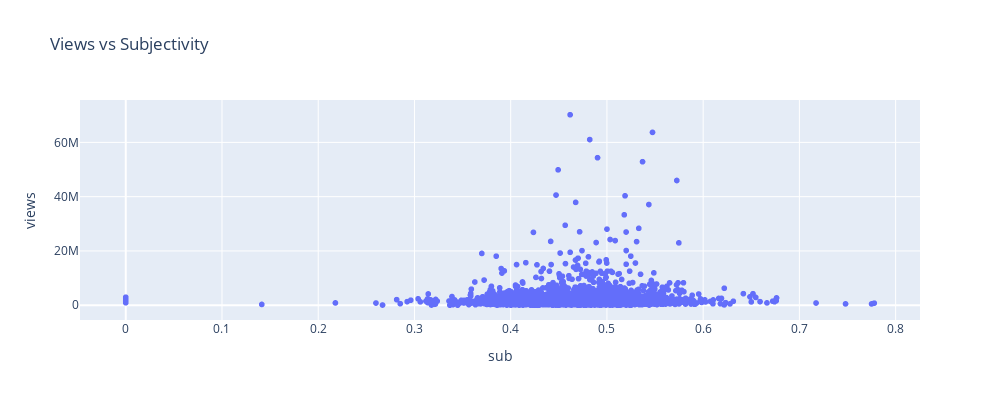

Notebook source saved alongside this figure:
### Code cell
import plotly.express as px
fig = px.scatter(subjectivity, x='sub', y='views', title="Views vs Subjectivity",width=1000, height=400 )
fig.show()

### Figure 1 — Plotly figure (JSON) as saved in the notebook; plotly's stock layout.template omitted (floating-point values rounded to 4 significant figures; data arrays with more than 128 entries replaced by an {"elided": "..."} marker saying what was removed)
{"data": [{"hovertemplate": "sub=%{x}<br>views=%{y}<extra></extra>", "legendgroup": "", "marker": {"color": "#636efa", "symbol": "circle"}, "mode": "markers", "name": "", "showlegend": false, "type": "scattergl", "x": {"elided": "6357 float values"}, "xaxis": "x", "y": {"elided": "6357 int values"}, "yaxis": "y"}], "layout": {"height": 400, "legend": {"tracegroupgap": 0}, "title": {"text": "Views vs Subjectivity"}, "width": 1000, "xaxis": {"anchor": "y", "domain": [0, 1], "title": {"text": "sub"}}, "yaxis": {"anchor": "x", "domain": [0, 1], "title": {"text": "views"}}}}
